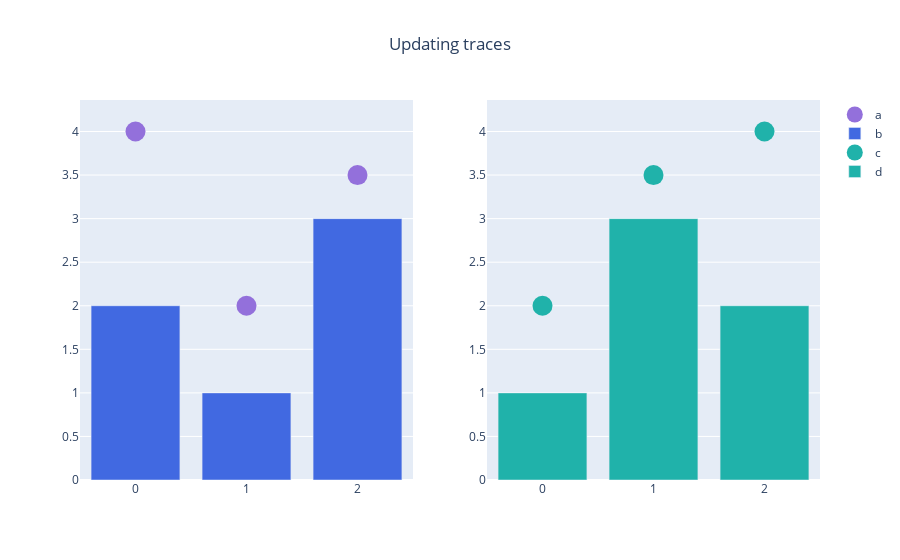

Notebook code for this chart:
### Code cell
fig.update_traces(marker_color="LightSeaGreen", col=2)

### Figure 1 — Plotly figure (JSON) as saved in the notebook; plotly's stock layout.template omitted (floating-point values rounded to 4 significant figures)
{"data": [{"marker": {"color": "MediumPurple", "size": 20}, "mode": "markers", "name": "a", "type": "scatter", "xaxis": "x", "y": [4, 2, 3.5], "yaxis": "y"}, {"marker": {"color": "RoyalBlue"}, "name": "b", "type": "bar", "xaxis": "x", "y": [2, 1, 3], "yaxis": "y"}, {"marker": {"color": "LightSeaGreen", "size": 20}, "mode": "markers", "name": "c", "type": "scatter", "xaxis": "x2", "y": [2, 3.5, 4], "yaxis": "y2"}, {"marker": {"color": "LightSeaGreen"}, "name": "d", "type": "bar", "xaxis": "x2", "y": [1, 3, 2], "yaxis": "y2"}], "layout": {"autosize": true, "title": {"text": "Updating traces", "x": 0.5}, "xaxis": {"anchor": "y", "autorange": true, "domain": [0, 0.45], "range": [-0.5, 2.5]}, "xaxis2": {"anchor": "y2", "autorange": true, "domain": [0.55, 1], "range": [-0.5, 2.5]}, "yaxis": {"anchor": "x", "autorange": true, "domain": [0, 1], "range": [0, 4.543], "type": "linear"}, "yaxis2": {"anchor": "x2", "autorange": true, "domain": [0, 1], "range": [0, 4.543], "type": "linear"}}}
